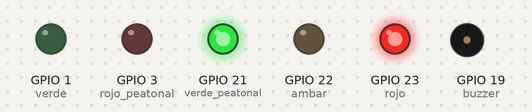
The program below on a simulated ESP32 board running MicroPython. Shown: output pins drawn as LEDs (lit = HIGH), buzzer (waves = sounding, pin HIGH).

Above: at 2.0 s.
At 5.5 s:
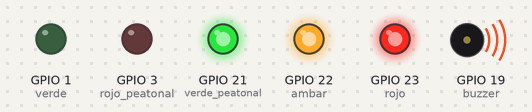
At 8.0 s:
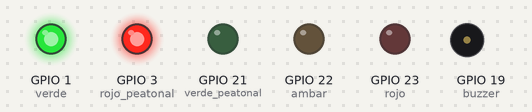
At 10.0 s:
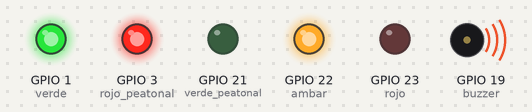
Timing chart, 0 to 14.3 s (numbered marks = the images above):
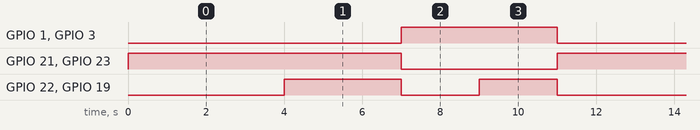

The program:

Clase_1.4__Sem_foro_Vehicular_y_Peatonal_.py
```python
from machine import Pin
import time

# Definir los pines de los LED
rojo = Pin(23, Pin.OUT)
ambar = Pin(22, Pin.OUT)
verde = Pin(1, Pin.OUT)
rojo_peatonal = Pin(3, Pin.OUT)
verde_peatonal = Pin(21, Pin.OUT)
buzzer = Pin(19, Pin.OUT)


# Bucle infinito
while True:
    # Rojo encendido
    rojo.value(1)
    ambar.value(0)
    buzzer.value(0)
    verde_peatonal.value(1)
    time.sleep(4)

    # buzzer y ámbar encendidos
    ambar.value(1)
    buzzer.value(1)
    time.sleep(3)

    # Rojo apagado, verde encendido
    rojo.value(0)
    verde_peatonal.value(0)
    verde.value(1)
    rojo_peatonal.value(1)
    ambar.value(0)
    buzzer.value(0)
    time.sleep(2)

    # Verde y ámbar encendidos
    ambar.value(1)
    buzzer.value(1)
    time.sleep(2)

    # Verde apagado
    verde.value(0)
    rojo_peatonal.value(0)
```

Measured:
- by itself, GPIO 1 (verde), GPIO 3 (rojo_peatonal): alternates HIGH for 4.0 s and LOW for 7.0 s
- by itself, GPIO 21 (verde_peatonal), GPIO 23 (rojo): alternates HIGH for 7.0 s and LOW for 4.0 s
- by itself, GPIO 22 (ambar), GPIO 19 (buzzer): repeats every 11.0 s: LOW 2.0 s, HIGH 2.0 s, LOW 4.0 s, HIGH 3.0 s
